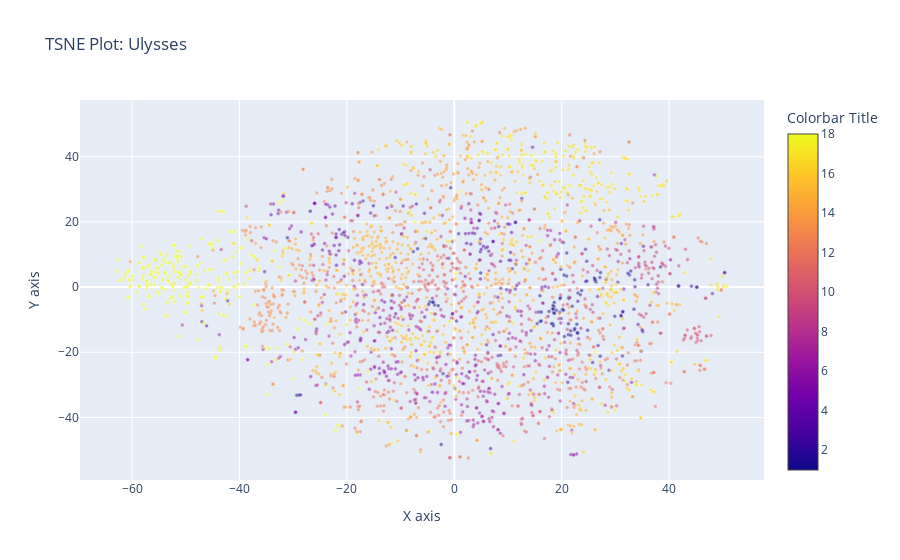
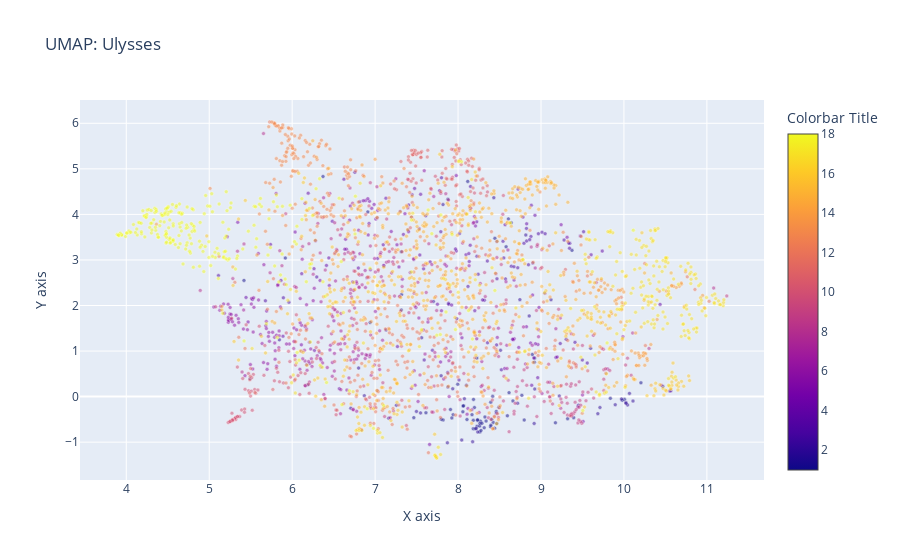

The cell these charts' notebook holds for them, in order:
### Code cell
title='Ulysses'

tsne_plot(df_processed[title],title=title)
heatmap_plot(df_processed[title],title=title)
umap_plot(df_processed[title],title=title)

### Figure 1 — Plotly figure (JSON) as saved in the notebook; plotly's stock layout.template omitted (floating-point values rounded to 4 significant figures; data arrays with more than 128 entries replaced by an {"elided": "..."} marker saying what was removed)
{"data": [{"hoverinfo": "text", "marker": {"color": {"elided": "2663 int values"}, "colorbar": {"title": {"text": "Colorbar Title"}}, "line": {"color": "white", "width": 0.5}, "opacity": 0.5, "size": 4}, "mode": "markers", "text": {"elided": "2663 int values"}, "type": "scatter", "x": {"elided": "2663 float values"}, "y": {"elided": "2663 float values"}}], "layout": {"autosize": true, "hovermode": "closest", "title": {"text": "TSNE Plot: Ulysses"}, "xaxis": {"autorange": true, "range": [-70.22, 58.2], "title": {"text": "X axis"}, "type": "linear"}, "yaxis": {"autorange": true, "range": [-60.36, 58.56], "title": {"text": "Y axis"}, "type": "linear"}}}

### Figure 2 — Plotly figure (JSON) as saved in the notebook; plotly's stock layout.template omitted (floating-point values rounded to 4 significant figures; data arrays with more than 128 entries replaced by an {"elided": "..."} marker saying what was removed)
{"data": [{"hoverinfo": "text", "marker": {"color": {"elided": "2663 int values"}, "colorbar": {"title": {"text": "Colorbar Title"}}, "line": {"color": "white", "width": 0.5}, "opacity": 0.5, "size": 4}, "mode": "markers", "text": {"elided": "2663 int values"}, "type": "scatter", "x": {"elided": "2663 float values"}, "y": {"elided": "2663 float values"}}], "layout": {"autosize": true, "hovermode": "closest", "title": {"text": "UMAP: Ulysses"}, "xaxis": {"autorange": true, "range": [3.41, 11.72], "title": {"text": "X axis"}, "type": "linear"}, "yaxis": {"autorange": true, "range": [-1.915, 6.596], "title": {"text": "Y axis"}, "type": "linear"}}}
